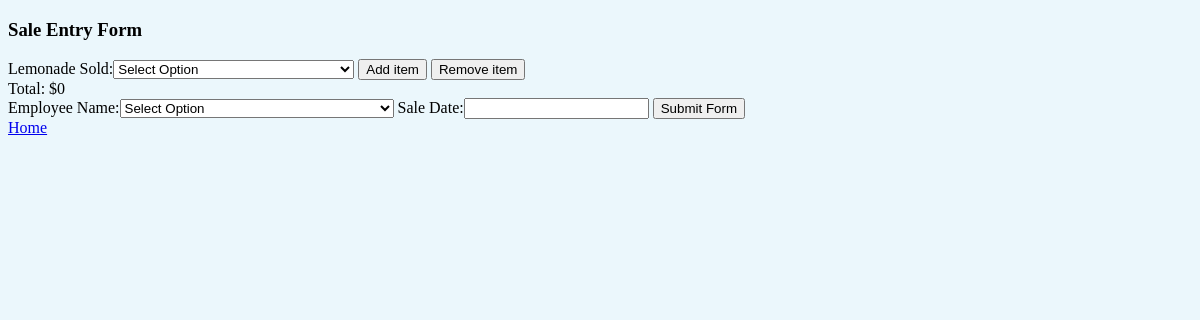
Page /sales/form/ (signed in) on the earlier database version.
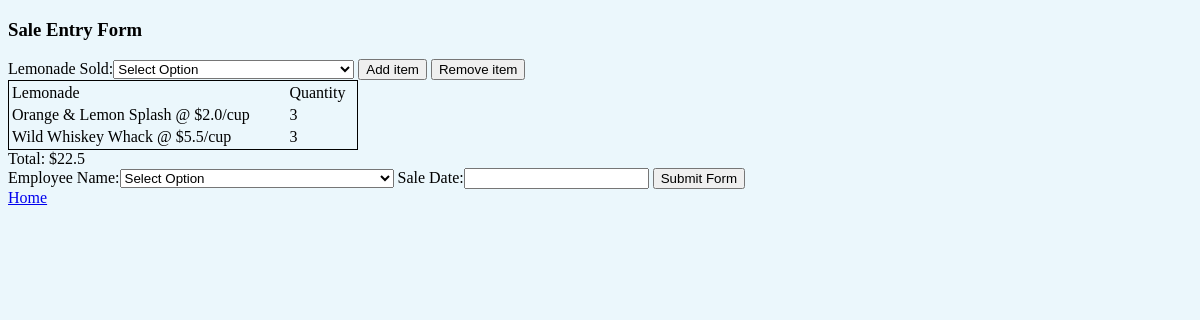
Same page on the later database version.
### Sales/models.py (models this page shows, shortened)
class Staff(models.Model):
    name = models.CharField(max_length=40)
    position = models.CharField(max_length=40)
    commission_percentage = models.IntegerField(default=0)
    def __str__(self):
        return str(self.name) + ", " + str(self.position)+", " + str(self.commission_percentage)+"% commission"

class LemonadeSet(models.Model):
    lemonade = models.ForeignKey(Lemonade, on_delete=models.CASCADE)
    quantity = models.IntegerField(default=1)

class Lemonade(models.Model):
    name = models.CharField(max_length=40)
    price = models.FloatField(default=0)
    def __str__(self):
        return str(self.name) + " @ $"+str(self.price)+"/cup"

### Sales/views.py (the view)
# urls.py: path('sales/form/', views.form, name='form'),
def form(request):
    if 'id' not in request.session or not request.session['id']:
        order = Order()
        order.save()
        request.session['id'] = order.id
    if request.method == 'POST' and ('add' in request.POST or 'remove' in request.POST):
        lemonade_form = LemonadeEntryForm(request.POST)
        if 'add' in request.POST:
            if lemonade_form.is_valid():
                id = lemonade_form.cleaned_data['Lemonade']
                print('add-{}/'.format(id))
                return HttpResponseRedirect('add-{}/'.format(id))
        elif 'remove' in request.POST:
            if lemonade_form.is_valid():
                id = lemonade_form.cleaned_data['Lemonade']
                return HttpResponseRedirect('remove-{}/'.format(id))
    else:
        lemonade_form = LemonadeEntryForm()
    if request.method == 'POST' and 'submit' in request.POST:
        form = EntryForm(request.POST)
        if form.is_valid():
            name = Staff.objects.get(id=form.cleaned_data['name'])
            date = form.cleaned_data['date']
            id = request.session['id']
            sale = Sale(sales_person=name, order=Order.objects.get(id=id), date=date)
            sale.save()
            order = Order()
            order.save()
            request.session['id'] = order.id
            return HttpResponseRedirect('')
    else:
        form = EntryForm()
    order = Order.objects.get(id=request.session['id'])
    template = {
        'form': form,
        'lemonade': lemonade_form,
        'order': order.set.all(),
        'total': order.get_price(),
        'home': reverse('index')
    }
    return render(request, 'form.html', template)

### Sales/forms.py
class EntryForm(forms.Form):
    name = forms.ChoiceField(label='Employee Name', choices=iterable(Staff.objects.all()), initial='')
    date = forms.DateField(label="Sale Date")

class LemonadeEntryForm(forms.Form):
    Lemonade = forms.ChoiceField(label='Lemonade Sold', choices=iterable(Lemonade.objects.all()), initial='')

### Sales/models.py (called while the page is built)
    def get_price(self):
        sum = 0
        for s in self.set.all():
            sum = sum + s.quantity * s.lemonade.price
        return sum

### Sales/templates/form.html (shortened to what this page needs)
<!DOCTYPE html>
<html lang="en">
<head>
</head>
<body style="background-color:#ebf7fc">
<h3>Sale Entry Form</h3>
<form method="post">
    {{lemonade}}
    <input type="submit" name='add' value="Add item">
    <input type="submit" name='remove' value="Remove item">
</form>
{% if order %}
<table style="width:350px; border: 1px solid black">
    <tr>
        <td>Lemonade</td>
        <td>Quantity</td>
    </tr>
{% for set in order %}
    <tr>
        <td>{{set.lemonade}}</td>
        <td>{{set.quantity}}</td>
    </tr>
{% endfor %}
</table>
{% endif %}
Total: ${{ total }}
<br>
<form method="post">
    {{form}}
    <input type="submit" name="submit" value="Submit Form">
</form>
<a href='{{home}}'>Home</a>
</body>
</html>

Differences in the rows shown:
added LemonadeSet: lemonade "Orange & Lemon Splash @ $2.0/cup", quantity "3"
added LemonadeSet: lemonade "Wild Whiskey Whack @ $5.5/cup", quantity "3"
Other differences:
{{ total }}: "0" → "22.5"
text now shown: "Lemonade Quantity"
